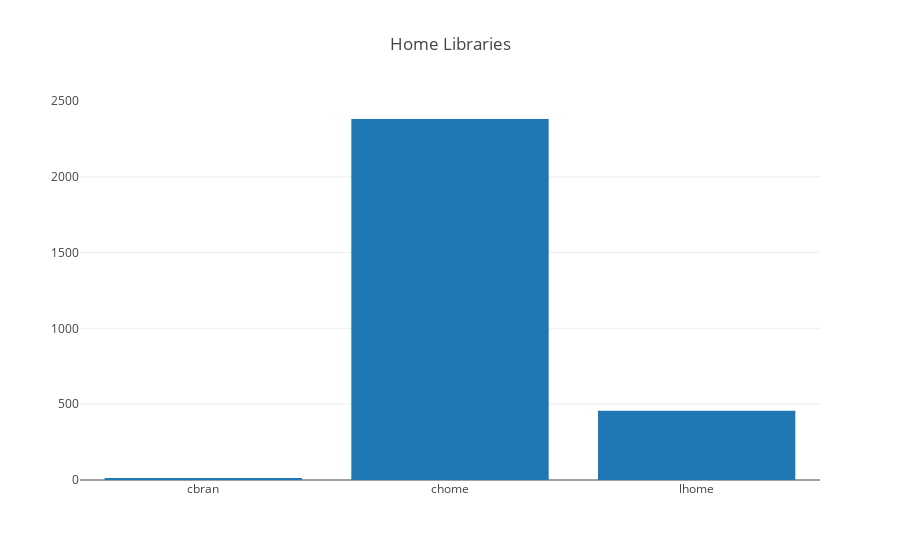
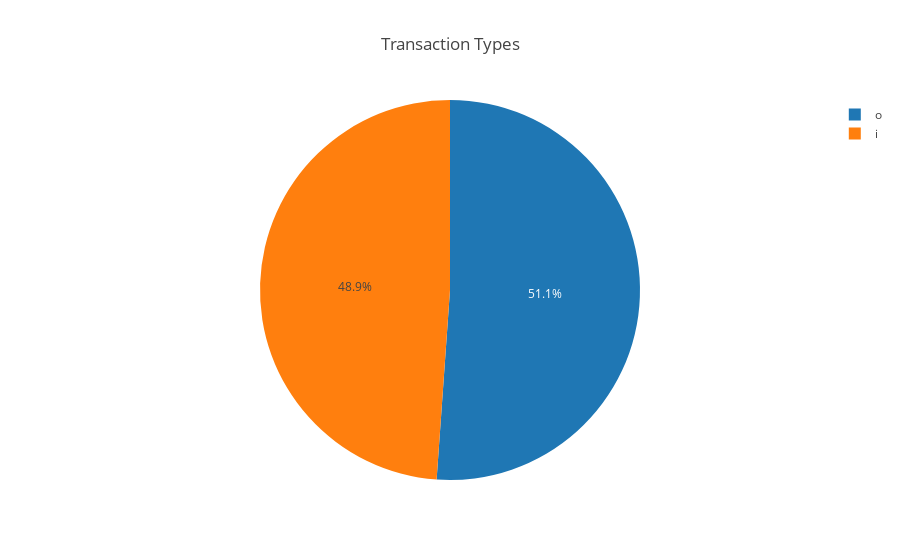
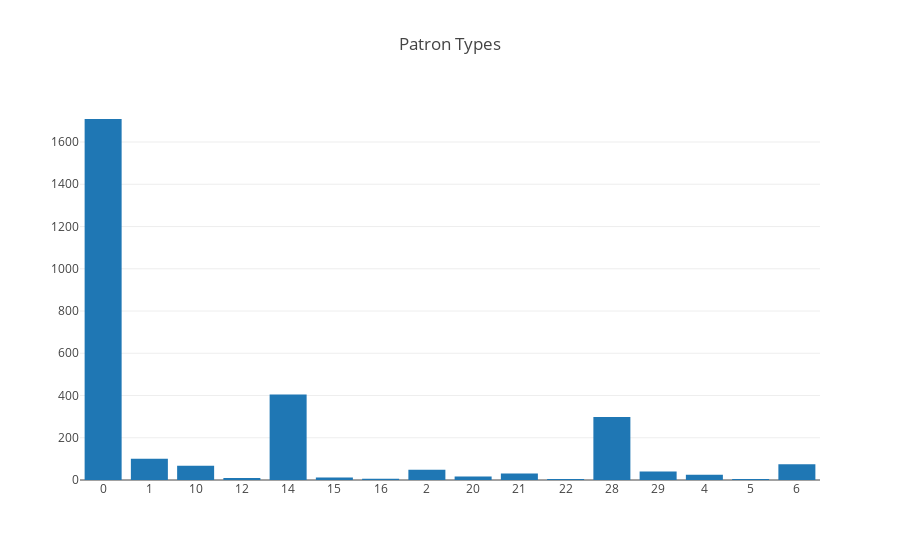
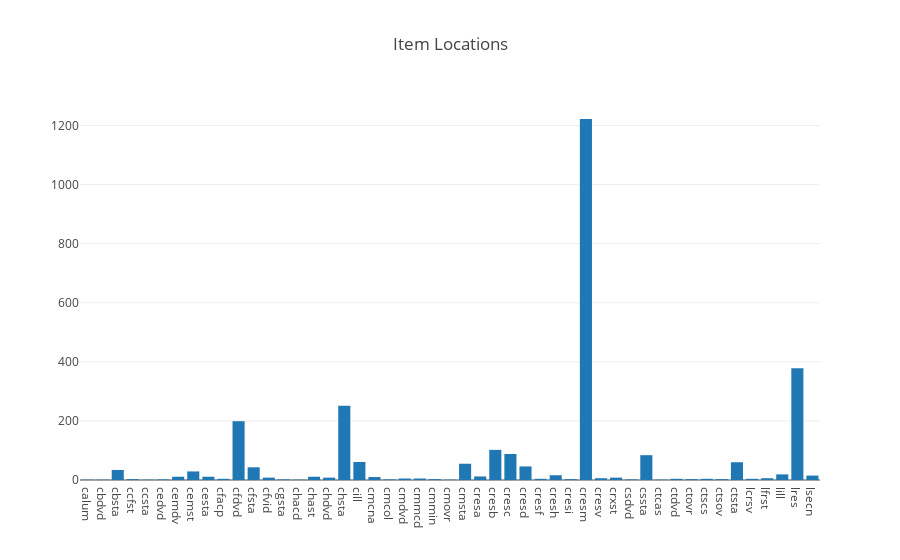

Source (notebook cell) for these figures, in order:
### Markdown cell above
### Example 3: Use a magic function %run to execute a script as a .py file
What about if we need to reflect user inputs when we run a script. In this case, we have to use a Jupyter's magic function **%run**. The magic function does not import a script to Jupyter as a module (as we did in the second example), but runs the script in a Jupyter background shell and delivers final outputs to Jupyter. <br>
This method is useful when you execute a python script that takes user inputs interactively. Again, we will re-use a script that we had already used: sierra_chart_embed.py. I took off output_type=dive, because we present charts on Jupyter. Please note two important things in this example. First, I specify my user option (only checkout(o) and checkin(i) in five days, when I run the script. Second, this script actually gets actual data from Sierra database.

### Code cell
%run sierra_chart_embed 5 oi

### Figure 1 — Plotly figure (JSON) as saved in the notebook; plotly's stock layout.template omitted (floating-point values rounded to 4 significant figures)
{"data": [{"type": "bar", "x": ["cbran", "chome", "lhome"], "y": [14, 2381, 457]}], "layout": {"title": "Home Libraries"}}

### Figure 2 — Plotly figure (JSON) as saved in the notebook; plotly's stock layout.template omitted (floating-point values rounded to 4 significant figures)
{"data": [{"labels": ["i", "o"], "type": "pie", "values": [1394, 1458]}], "layout": {"title": "Transaction Types"}}

### Figure 3 — Plotly figure (JSON) as saved in the notebook; plotly's stock layout.template omitted (floating-point values rounded to 4 significant figures)
{"data": [{"type": "bar", "x": ["0", "1", "10", "12", "14", "15", "16", "2", "20", "21", "22", "28", "29", "4", "5", "6"], "y": [1709, 101, 67, 10, 405, 12, 6, 48, 16, 31, 5, 298, 40, 25, 5, 74]}], "layout": {"title": "Patron Types", "xaxis": {"type": "category"}}}

### Figure 4 — Plotly figure (JSON) as saved in the notebook; plotly's stock layout.template omitted (floating-point values rounded to 4 significant figures)
{"data": [{"type": "bar", "x": ["calum", "cbdvd", "cbsta", "ccfst", "ccsta", "cedvd", "cemdv", "cemst", "cesta", "cfacp", "cfdvd", "cfsta", "cfvid", "cgsta", "chacd", "chast", "chdvd", "chsta", "cill", "cmcna", "cmcol", "cmdvd", "cmmcd", "cmmin", "cmovr", "cmsta", "cresa", "cresb", "cresc", "cresd", "cresf", "cresh", "cresi", "cresm", "cresv", "crxst", "csdvd", "cssta", "ctcas", "ctdvd", "ctovr", "ctscs", "ctsov", "ctsta", "lcrsv", "lfrst", "lill", "lres", "lsecn"], "y": [1, 1, 34, 3, 1, 2, 11, 29, 11, 4, 199, 43, 8, 2, 1, 11, 8, 251, 61, 10, 2, 5, 5, 3, 1, 55, 12, 102, 88, 46, 4, 16, 3, 1222, 6, 8, 2, 84, 1, 4, 3, 4, 3, 60, 4, 6, 19, 378, 15]}], "layout": {"title": "Item Locations"}}
